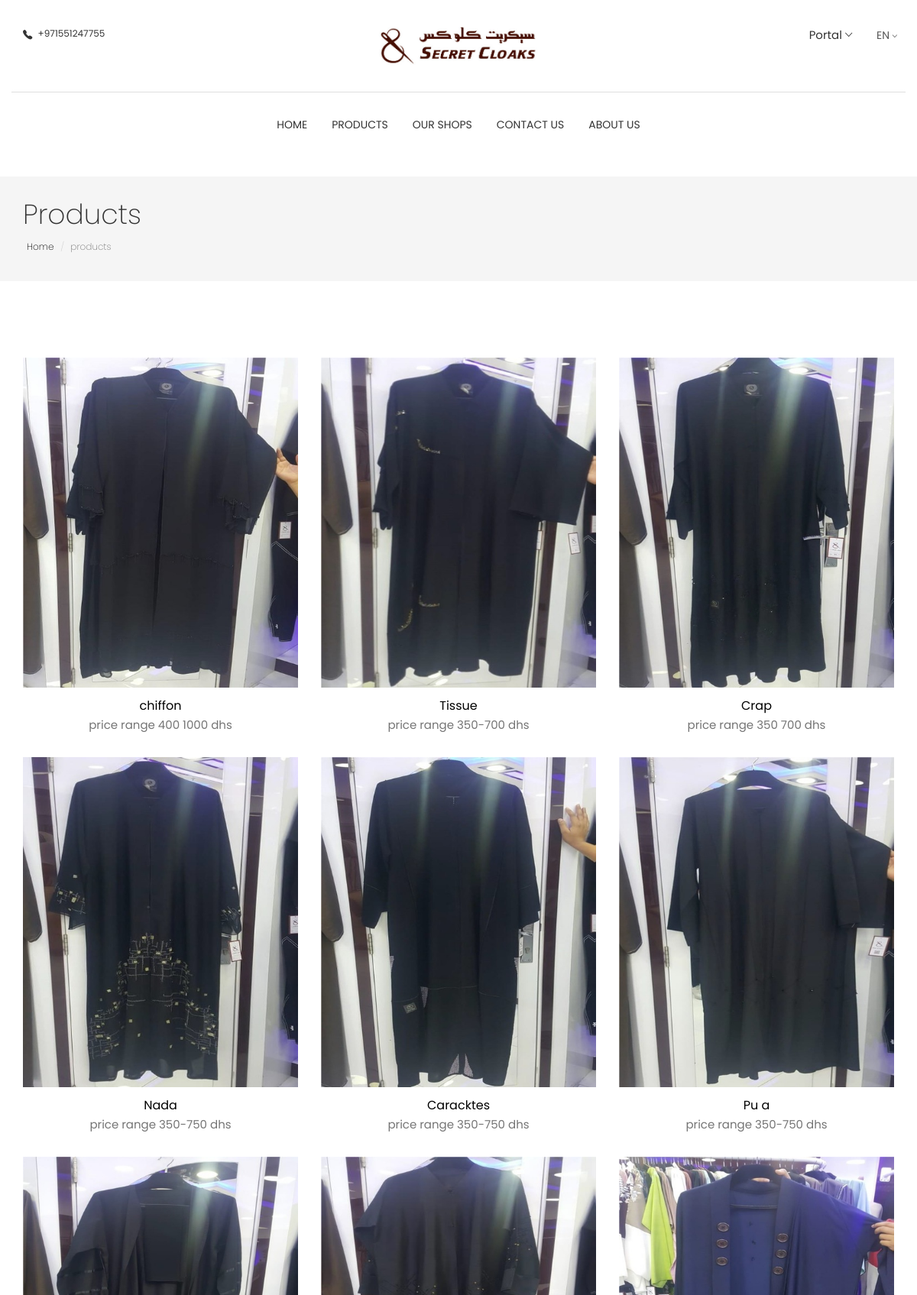
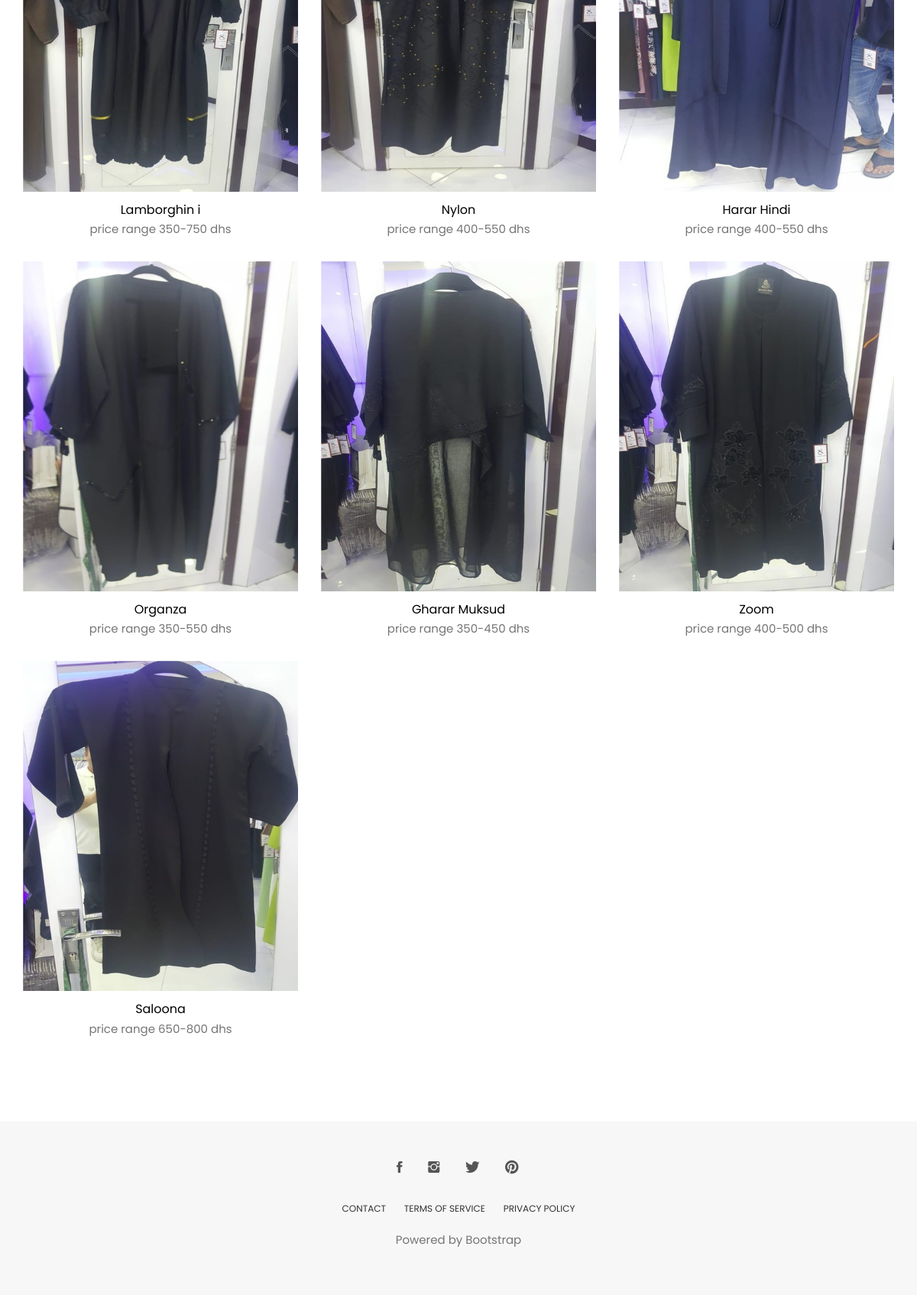
/products.php, run on the app's committed database (2 pictures, top to bottom).
### tables this page shows
CREATE TABLE `product` (
  `id` int(20) NOT NULL,
  `name` varchar(50) NOT NULL,
  `description` varchar(200) NOT NULL,
  `img` varchar(200) DEFAULT NULL,
  `price` varchar(50) NOT NULL
);

### products.php (the view, shortened to what this page needs)
<?php require_once 'php_action/db_connect.php'; ?>
<!DOCTYPE html>
<html class="no-js">
<head>
  <link rel="stylesheet" href="plugins/themefisher-font/style.css">
  <link rel="stylesheet" href="plugins/bootstrap/css/bootstrap.min.css">
  <link rel="stylesheet" type="text/css" href="plugins/revolution-slider/revolution/fonts/pe-icon-7-stroke/css/pe-icon-7-stroke.css">
  <link rel="stylesheet" type="text/css" href="plugins/revolution-slider/revolution/fonts/font-awesome/css/font-awesome.css">
  <link rel="stylesheet" type="text/css" href="plugins/revolution-slider/revolution/css/settings.css">
  <link rel="stylesheet" type="text/css" href="plugins/revolution-slider/revolution/css/layers.css">
  <link rel="stylesheet" type="text/css" href="plugins/revolution-slider/revolution/css/navigation.css">
  <link rel="stylesheet" href="css/style.css">
</head>
<body id="body">
<?php
include 'layouts/top.php';
?>
<section class="page-header">
	<div class="container">
		<div class="row">
			<div class="col-md-12">
				<div class="content">
					<h1 class="page-name">Products</h1>
					<ol class="breadcrumb">
						<li><a href="#">Home</a></li>
						<li class="active">products</li>
					</ol>
				</div>
			</div>
		</div>
	</div>
</section>
<section class="products section">
	<div class="container">
		<div class="row">
			<?php
			$sql = "SELECT * FROM product ";
			$result = $connect->query($sql);
			if($result->num_rows > 0) {
				while($row = $result->fetch_assoc()) {
					echo "<div class='col-md-4'>
				<div class='product-item'>
					<div class='product-thumb'>
						<img class='img-responsive' src='".$row['img']."' alt='product-img' />
						<div class='preview-meta'>
                      	</div>
					</div>
					<div class='product-content'>
						<h4><a href=''>".$row['name']."</a></h4>
						<p class='price'>price range ".$row['price']."</p>
					</div>
				</div>
			</div>";
				}
			} else {
				echo "<tr><td colspan='5'><center>No Data Avaliable</center></td></tr>";
			}
			?>
		</div>
	</div>
</section>
<?php
include 'layouts/footer.php';
?>
  </body>
</html>

### css/style.css (style rules this page uses)
body { line-height: 1.5; font-family: "Poppins", sans-serif; -webkit-font-smoothing: antialiased; }
p { font-family: "Poppins", sans-serif; color: #757575; font-size: 15px; }
h1, h2, h3, h4, h5, h6 { font-family: "Poppins", sans-serif; }
h1, h2, h3, h4, h5, h6 { font-weight: 400; }
ol, ul { margin: 0; padding: 0; list-style: none; }
a, a:focus, a:hover { text-decoration: none; outline: 0; color: #000; }
.section { padding: 80px 0; }
.page-header { background: #f5f5f5; margin-top: 20px; border-bottom: none; padding: 30px 0; }
.page-header h1 { font-weight: 200; margin: 0 0 6px 0; }
.page-header .breadcrumb { background: transparent; padding: 5px; margin: 0; }
.page-header .breadcrumb li { font-weight: 200; font-size: 12px; }
.page-header .breadcrumb li a { color: #000; }
.product-item { margin-bottom: 30px; }
.product-item .product-thumb { position: relative; }
.product-item .product-thumb img { width: 100%; height: auto; }
.product-item .product-thumb:before { transition: .3s all; opacity: 0; background: rgba(0, 0, 0, 0.6); content: ''; position: absolute; top: 0; right: 0; left: 0; bottom: 0; }
.product-item .product-content { text-align: center; }
.product-item .product-content h4 { font-size: 16px; font-weight: 400; margin-top: 15px; margin-bottom: 6px; }
.product-item .product-content h4 a { color: #000; }

### data on the page
product: img (picture), name "chiffon", price "400 1000 dhs"
product: img (picture), name "Tissue", price "350-700 dhs"
product: img (picture), name "Crap", price "350 700 dhs"
product: img (picture), name "Nada", price "350-750 dhs"
product: img (picture), name "Caracktes", price "350-750 dhs"
product: img (picture), name "Pu a", price "350-750 dhs"
product: img (picture), name "Lamborghin i", price "350-750 dhs"
product: img (picture), name "Nylon", price "400-550 dhs"
product: img (picture), name "Harar Hindi", price "400-550 dhs"
product: img (picture), name "Organza", price "350-550 dhs"
product: img (picture), name "Gharar Muksud", price "350-450 dhs"
product: img (picture), name "Zoom", price "400-500 dhs"
product: img (picture), name "Saloona", price "650-800 dhs"
